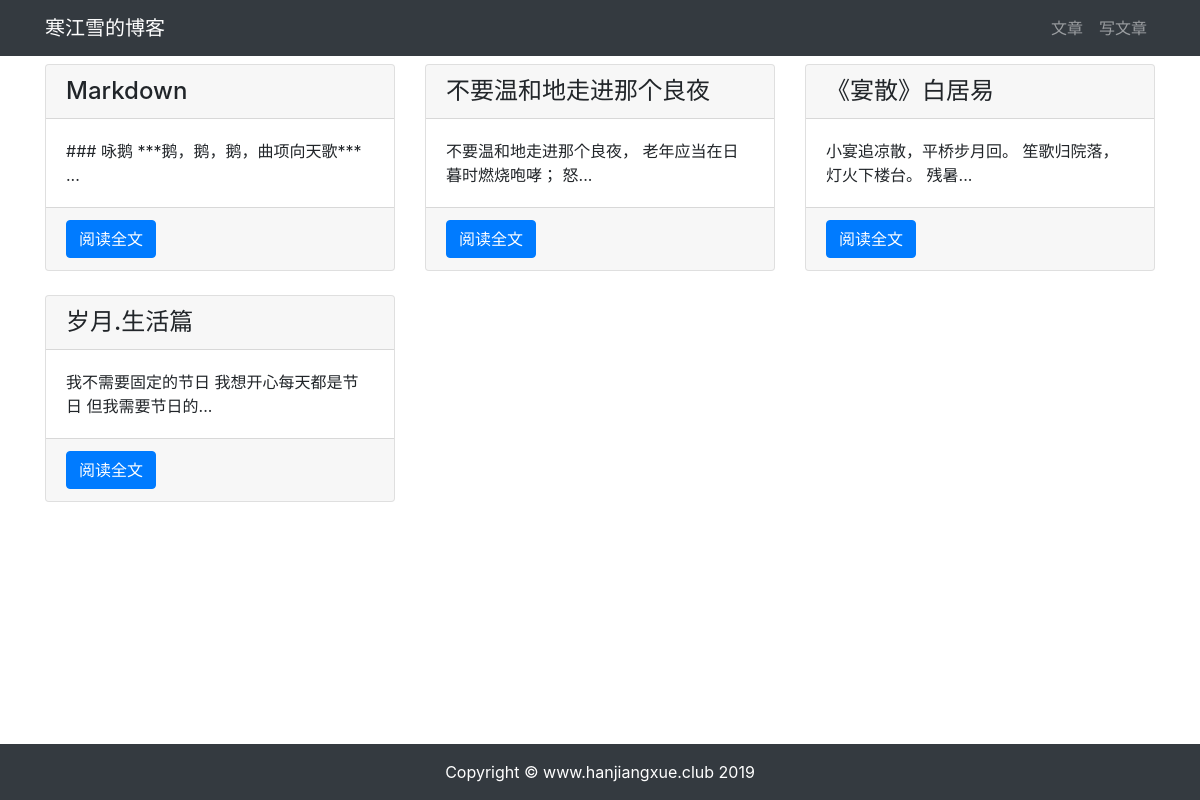
The app's page /article/article-list with its own data.
### article/models.py (models this page shows, shortened)
class ArticlePost(models.Model):
    author = models.ForeignKey(User, on_delete=models.CASCADE, verbose_name='文章')
    title = models.CharField(max_length=100, verbose_name='标题')
    body = models.TextField(verbose_name='正文')
    created_time = models.DateTimeField(default=timezone.now, verbose_name='创建时间')
    update_time = models.DateTimeField(auto_now=True, verbose_name='更新时间')
    class Meta:
        ordering = ('-created_time',)  # 注意这里是元组（Tuple）
        verbose_name = "文章"
        verbose_name_plural = '文章'

### article/views.py (the view)
# urls.py: path('article-list', views.article_list, name='article_list'),
def article_list(request):
    articles = ArticlePost.objects.all()
    context = {'articles': articles}
    return render(request, 'article/list.html', context)

### templates/article/list.html (shortened to what this page needs)
{% extends 'base.html' %}
{% load staticfiles %}
{% block content %}
<div class="container">
      <div class="row mt-2">
          {% for article in articles %}
           <div class="col-4 mb-4">
                <div class="card h-100">
                    <h4 class="card-header">{{ article.title }}</h4>
                    <div class="card-body">
                        <p class="card-text">{{ article.body|slice:'30' }}...</p>
                    </div>
                    <div class="card-footer">
                        <a href="{% url 'article:article_detail'  article.pk %}" class="btn btn-primary"> 阅读全文</a>
                    </div>
                </div>
           </div>
          {% endfor %}
      </div>
</div>
{% endblock content %}

### records on screen
ArticlePost: title "Markdown", body "### 咏鹅 ***鹅，鹅，鹅，曲项向天歌***"
ArticlePost: title "不要温和地走进那个良夜", body "不要温和地走进那个良夜， 老年应当在日暮时燃烧咆哮； 怒"
ArticlePost: title "《宴散》白居易", body "小宴追凉散，平桥步月回。 笙歌归院落，灯火下楼台。 残暑"
ArticlePost: title "岁月.生活篇", body "我不需要固定的节日 我想开心每天都是节日 但我需要节日的"
